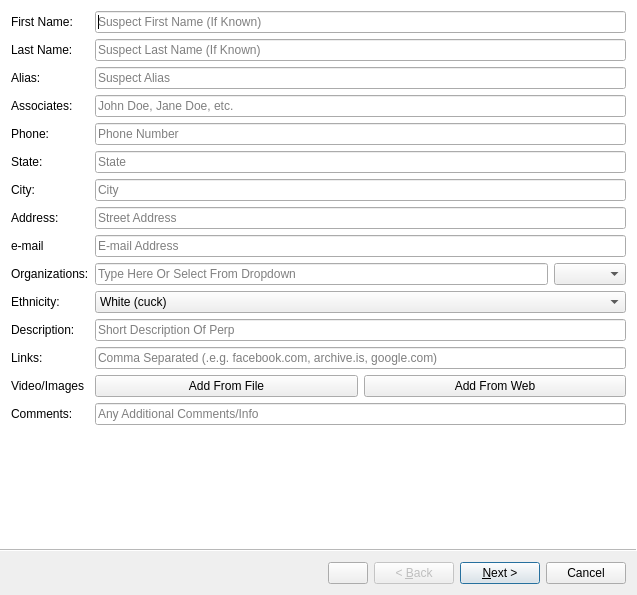
<?xml version="1.0" encoding="UTF-8"?>
<ui version="4.0">
 <class>Wizard</class>
 <widget class="QWizard" name="Wizard">
  <property name="enabled">
   <bool>true</bool>
  </property>
  <property name="geometry">
   <rect>
    <x>0</x>
    <y>0</y>
    <width>637</width>
    <height>595</height>
   </rect>
  </property>
  <property name="windowTitle">
   <string>Wizard</string>
  </property>
  <property name="sizeGripEnabled">
   <bool>false</bool>
  </property>
  <property name="modal">
   <bool>false</bool>
  </property>
  <property name="wizardStyle">
   <enum>QWizard::AeroStyle</enum>
  </property>
  <property name="options">
   <set>QWizard::ExtendedWatermarkPixmap|QWizard::HaveCustomButton1|QWizard::IndependentPages</set>
  </property>
  <widget class="QWizardPage" name="wizardPage1Individual">
   <layout class="QFormLayout" name="formLayout">
    <item row="0" column="0">
     <widget class="QLabel" name="label_15">
      <property name="text">
       <string>First Name:</string>
      </property>
     </widget>
    </item>
    <item row="0" column="1">
     <widget class="QLineEdit" name="indFName">
      <property name="placeholderText">
       <string>Suspect First Name (If Known)</string>
      </property>
     </widget>
    </item>
    <item row="1" column="0">
     <widget class="QLabel" name="label_14">
      <property name="text">
       <string>Last Name:</string>
      </property>
     </widget>
    </item>
    <item row="1" column="1">
     <widget class="QLineEdit" name="indLName">
      <property name="placeholderText">
       <string>Suspect Last Name (If Known)</string>
      </property>
     </widget>
    </item>
    <item row="2" column="0">
     <widget class="QLabel" name="label_4">
      <property name="text">
       <string>Alias:</string>
      </property>
     </widget>
    </item>
    <item row="2" column="1">
     <widget class="QLineEdit" name="indAlias">
      <property name="placeholderText">
       <string>Suspect Alias</string>
      </property>
     </widget>
    </item>
    <item row="3" column="0">
     <widget class="QLabel" name="label_19">
      <property name="text">
       <string>Associates:</string>
      </property>
     </widget>
    </item>
    <item row="3" column="1">
     <widget class="QLineEdit" name="indAssociates">
      <property name="placeholderText">
       <string>John Doe, Jane Doe, etc.</string>
      </property>
     </widget>
    </item>
    <item row="4" column="0">
     <widget class="QLabel" name="label_20">
      <property name="text">
       <string>Phone:</string>
      </property>
     </widget>
    </item>
    <item row="4" column="1">
     <widget class="QLineEdit" name="indPhone">
      <property name="placeholderText">
       <string>Phone Number</string>
      </property>
     </widget>
    </item>
    <item row="5" column="0">
     <widget class="QLabel" name="label_17">
      <property name="text">
       <string>State:</string>
      </property>
     </widget>
    </item>
    <item row="5" column="1">
     <widget class="QLineEdit" name="insState">
      <property name="placeholderText">
       <string>State</string>
      </property>
     </widget>
    </item>
    <item row="6" column="0">
     <widget class="QLabel" name="label_16">
      <property name="text">
       <string>City:</string>
      </property>
     </widget>
    </item>
    <item row="6" column="1">
     <widget class="QLineEdit" name="indCity">
      <property name="placeholderText">
       <string>City</string>
      </property>
     </widget>
    </item>
    <item row="8" column="1">
     <widget class="QLineEdit" name="indZip">
      <property name="placeholderText">
       <string>E-mail Address</string>
      </property>
     </widget>
    </item>
    <item row="10" column="0">
     <widget class="QLabel" name="label_2">
      <property name="text">
       <string>Organizations:</string>
      </property>
     </widget>
    </item>
    <item row="11" column="0">
     <widget class="QLabel" name="label_5">
      <property name="text">
       <string>Ethnicity:</string>
      </property>
     </widget>
    </item>
    <item row="11" column="1">
     <widget class="QComboBox" name="indComboBoxEthnicity">
      <property name="currentText">
       <string>White (cuck)</string>
      </property>
      <item>
       <property name="text">
        <string>White (cuck)</string>
       </property>
      </item>
      <item>
       <property name="text">
        <string>Asian (fish eye, gook)</string>
       </property>
      </item>
      <item>
       <property name="text">
        <string>Mexican (gotta go back)</string>
       </property>
      </item>
      <item>
       <property name="text">
        <string>Black (nigger)</string>
       </property>
      </item>
      <item>
       <property name="text">
        <string>Jewish (kike)</string>
       </property>
      </item>
     </widget>
    </item>
    <item row="12" column="0">
     <widget class="QLabel" name="label_6">
      <property name="text">
       <string>Description:</string>
      </property>
     </widget>
    </item>
    <item row="12" column="1">
     <widget class="QLineEdit" name="indDescription">
      <property name="placeholderText">
       <string>Short Description Of Perp</string>
      </property>
     </widget>
    </item>
    <item row="13" column="0">
     <widget class="QLabel" name="label_3">
      <property name="text">
       <string>Links:</string>
      </property>
     </widget>
    </item>
    <item row="13" column="1">
     <widget class="QLineEdit" name="indLinks">
      <property name="placeholderText">
       <string>Comma Separated (.e.g. facebook.com, archive.is, google.com)</string>
      </property>
     </widget>
    </item>
    <item row="14" column="0">
     <widget class="QLabel" name="label_21">
      <property name="text">
       <string>Video/Images</string>
      </property>
     </widget>
    </item>
    <item row="14" column="1">
     <layout class="QHBoxLayout" name="horizontalLayout">
      <property name="topMargin">
       <number>0</number>
      </property>
      <item>
       <widget class="QPushButton" name="indAddWebBtn">
        <property name="text">
         <string>Add From File</string>
        </property>
       </widget>
      </item>
      <item>
       <widget class="QPushButton" name="indAddFileBtn">
        <property name="text">
         <string>Add From Web</string>
        </property>
       </widget>
      </item>
     </layout>
    </item>
    <item row="15" column="0">
     <widget class="QLabel" name="label_7">
      <property name="text">
       <string>Comments:</string>
      </property>
     </widget>
    </item>
    <item row="15" column="1">
     <widget class="QLineEdit" name="indComments">
      <property name="placeholderText">
       <string>Any Additional Comments/Info</string>
      </property>
     </widget>
    </item>
    <item row="10" column="1">
     <layout class="QHBoxLayout" name="horizontalLayout_3">
      <property name="topMargin">
       <number>0</number>
      </property>
      <item>
       <widget class="QLineEdit" name="lineEdit">
        <property name="placeholderText">
         <string>Type Here Or Select From Dropdown</string>
        </property>
       </widget>
      </item>
      <item>
       <widget class="QComboBox" name="indOrganizations"/>
      </item>
     </layout>
    </item>
    <item row="8" column="0">
     <widget class="QLabel" name="label_12">
      <property name="text">
       <string>e-mail</string>
      </property>
     </widget>
    </item>
    <item row="7" column="0">
     <widget class="QLabel" name="label_8">
      <property name="text">
       <string>Address:</string>
      </property>
     </widget>
    </item>
    <item row="7" column="1">
     <widget class="QLineEdit" name="indAddress">
      <property name="placeholderText">
       <string>Street Address</string>
      </property>
     </widget>
    </item>
   </layout>
  </widget>
  <widget class="QWizardPage" name="wizardPage1Group">
   <layout class="QFormLayout" name="formLayout_2">
    <item row="0" column="0">
     <widget class="QLabel" name="label_32">
      <property name="text">
       <string>Group Name:</string>
      </property>
     </widget>
    </item>
    <item row="0" column="1">
     <widget class="QLineEdit" name="groupName">
      <property name="placeholderText">
       <string>Suspect First Name (If Known)</string>
      </property>
     </widget>
    </item>
    <item row="1" column="0">
     <widget class="QLabel" name="label_25">
      <property name="text">
       <string>Affiliates</string>
      </property>
     </widget>
    </item>
    <item row="1" column="1">
     <widget class="QLineEdit" name="groupAffiliates">
      <property name="placeholderText">
       <string>John Doe, Jane Doe, etc.</string>
      </property>
     </widget>
    </item>
    <item row="2" column="0">
     <widget class="QLabel" name="label_27">
      <property name="text">
       <string>Members</string>
      </property>
     </widget>
    </item>
    <item row="3" column="0">
     <widget class="QLabel" name="label_24">
      <property name="text">
       <string>Phone:</string>
      </property>
     </widget>
    </item>
    <item row="3" column="1">
     <widget class="QLineEdit" name="groupPhone">
      <property name="placeholderText">
       <string>Phone Number</string>
      </property>
     </widget>
    </item>
    <item row="4" column="0">
     <widget class="QLabel" name="label_26">
      <property name="text">
       <string>State:</string>
      </property>
     </widget>
    </item>
    <item row="4" column="1">
     <widget class="QLineEdit" name="groupState">
      <property name="placeholderText">
       <string>State</string>
      </property>
     </widget>
    </item>
    <item row="5" column="0">
     <widget class="QLabel" name="label_36">
      <property name="text">
       <string>City:</string>
      </property>
     </widget>
    </item>
    <item row="5" column="1">
     <widget class="QLineEdit" name="groupCity">
      <property name="placeholderText">
       <string>City</string>
      </property>
     </widget>
    </item>
    <item row="6" column="0">
     <widget class="QLabel" name="label_34">
      <property name="text">
       <string>Zip:</string>
      </property>
     </widget>
    </item>
    <item row="6" column="1">
     <widget class="QLineEdit" name="groupZip">
      <property name="placeholderText">
       <string>Zipcode</string>
      </property>
     </widget>
    </item>
    <item row="7" column="0">
     <widget class="QLabel" name="label_30">
      <property name="text">
       <string>Address:</string>
      </property>
     </widget>
    </item>
    <item row="7" column="1">
     <widget class="QLineEdit" name="groupAddress">
      <property name="placeholderText">
       <string>Street Address</string>
      </property>
     </widget>
    </item>
    <item row="8" column="0">
     <widget class="QLabel" name="label_35">
      <property name="text">
       <string>Donors</string>
      </property>
     </widget>
    </item>
    <item row="8" column="1">
     <widget class="QLineEdit" name="groupDonors">
      <property name="placeholderText">
       <string>Commas Separated (e.g. Max Weinstein, Joe Hanson, etc.)</string>
      </property>
     </widget>
    </item>
    <item row="9" column="0">
     <widget class="QLabel" name="label_22">
      <property name="text">
       <string>NonProfit</string>
      </property>
     </widget>
    </item>
    <item row="9" column="1">
     <widget class="QComboBox" name="groupComboNonprofit">
      <property name="currentText">
       <string>Yes</string>
      </property>
      <item>
       <property name="text">
        <string>Yes</string>
       </property>
      </item>
      <item>
       <property name="text">
        <string>Yes: 501.3c</string>
       </property>
      </item>
      <item>
       <property name="text">
        <string>No</string>
       </property>
      </item>
     </widget>
    </item>
    <item row="10" column="0">
     <widget class="QLabel" name="label_37">
      <property name="text">
       <string>Description:</string>
      </property>
     </widget>
    </item>
    <item row="10" column="1">
     <widget class="QLineEdit" name="groupDescription">
      <property name="placeholderText">
       <string>Short Description Of group</string>
      </property>
     </widget>
    </item>
    <item row="11" column="0">
     <widget class="QLabel" name="label_29">
      <property name="text">
       <string>Website</string>
      </property>
     </widget>
    </item>
    <item row="11" column="1">
     <widget class="QLineEdit" name="links_2">
      <property name="placeholderText">
       <string>Comma Separated (.e.g. facebook.com, archive.is, google.com)</string>
      </property>
     </widget>
    </item>
    <item row="12" column="0">
     <widget class="QLabel" name="label_28">
      <property name="text">
       <string>Video/Images</string>
      </property>
     </widget>
    </item>
    <item row="12" column="1">
     <layout class="QHBoxLayout" name="horizontalLayout_2">
      <property name="topMargin">
       <number>0</number>
      </property>
      <item>
       <widget class="QPushButton" name="groupAddFile">
        <property name="text">
         <string>Add From File</string>
        </property>
       </widget>
      </item>
      <item>
       <widget class="QPushButton" name="groupAddFromWeb">
        <property name="text">
         <string>Add From Web</string>
        </property>
       </widget>
      </item>
     </layout>
    </item>
    <item row="13" column="0">
     <widget class="QLabel" name="label_31">
      <property name="text">
       <string>Comments:</string>
      </property>
     </widget>
    </item>
    <item row="13" column="1">
     <widget class="QLineEdit" name="groupComments">
      <property name="placeholderText">
       <string>Any additional comments</string>
      </property>
     </widget>
    </item>
    <item row="2" column="1">
     <widget class="QComboBox" name="groupMembers">
      <item>
       <property name="text">
        <string>(None)</string>
       </property>
      </item>
      <item>
       <property name="text">
        <string>New Person</string>
       </property>
      </item>
     </widget>
    </item>
   </layout>
   <zorder>groupDescription</zorder>
   <zorder>label_22</zorder>
   <zorder>groupState</zorder>
   <zorder>label_24</zorder>
   <zorder>label_25</zorder>
   <zorder>label_26</zorder>
   <zorder>label_28</zorder>
   <zorder>label_29</zorder>
   <zorder>label_30</zorder>
   <zorder>groupAffiliates</zorder>
   <zorder>links_2</zorder>
   <zorder>label_32</zorder>
   <zorder>groupZip</zorder>
   <zorder>groupCity</zorder>
   <zorder>groupAddress</zorder>
   <zorder>label_34</zorder>
   <zorder>label_35</zorder>
   <zorder>groupName</zorder>
   <zorder>groupComboNonprofit</zorder>
   <zorder>label_36</zorder>
   <zorder>label_37</zorder>
   <zorder>groupDonors</zorder>
   <zorder>groupPhone</zorder>
   <zorder>label_31</zorder>
   <zorder>groupComments</zorder>
   <zorder>label_27</zorder>
   <zorder>groupMembers</zorder>
  </widget>
  <widget class="QWizardPage" name="wizardPage1Event">
   <layout class="QFormLayout" name="formLayout_3">
    <item row="0" column="0">
     <widget class="QLabel" name="label_33">
      <property name="text">
       <string>Event:</string>
      </property>
     </widget>
    </item>
    <item row="0" column="1">
     <widget class="QLineEdit" name="eventTitle"/>
    </item>
    <item row="1" column="0">
     <widget class="QLabel" name="label_48">
      <property name="text">
       <string>First Name:</string>
      </property>
     </widget>
    </item>
    <item row="1" column="1">
     <widget class="QLineEdit" name="eventFName">
      <property name="placeholderText">
       <string>Suspect First Name (If Known)</string>
      </property>
     </widget>
    </item>
    <item row="2" column="0">
     <widget class="QLabel" name="label_43">
      <property name="text">
       <string>Last Name:</string>
      </property>
     </widget>
    </item>
    <item row="2" column="1">
     <widget class="QLineEdit" name="eventLName">
      <property name="placeholderText">
       <string>Suspect Last Name (If Known)</string>
      </property>
     </widget>
    </item>
    <item row="3" column="0">
     <widget class="QLabel" name="label_49">
      <property name="text">
       <string>Alias:</string>
      </property>
     </widget>
    </item>
    <item row="3" column="1">
     <widget class="QLineEdit" name="eventAlias">
      <property name="placeholderText">
       <string>Suspect Alias</string>
      </property>
     </widget>
    </item>
    <item row="4" column="0">
     <widget class="QLabel" name="label_41">
      <property name="text">
       <string>Associates:</string>
      </property>
     </widget>
    </item>
    <item row="4" column="1">
     <widget class="QLineEdit" name="eventAssociates">
      <property name="placeholderText">
       <string>John Doe, Jane Doe, etc.</string>
      </property>
     </widget>
    </item>
    <item row="5" column="0">
     <widget class="QLabel" name="label_51">
      <property name="text">
       <string>Organizations:</string>
      </property>
     </widget>
    </item>
    <item row="6" column="0">
     <widget class="QLabel" name="label_53">
      <property name="text">
       <string>Description:</string>
      </property>
     </widget>
    </item>
    <item row="6" column="1">
     <widget class="QLineEdit" name="eventDescription">
      <property name="placeholderText">
       <string>Short description of perp</string>
      </property>
     </widget>
    </item>
    <item row="7" column="0">
     <widget class="QLabel" name="label_45">
      <property name="text">
       <string>Links:</string>
      </property>
     </widget>
    </item>
    <item row="7" column="1">
     <widget class="QLineEdit" name="eventLinks">
      <property name="placeholderText">
       <string>Comma Separated (.e.g. facebook.com, archive.is, google.com)</string>
      </property>
     </widget>
    </item>
    <item row="8" column="0">
     <widget class="QLabel" name="label_44">
      <property name="text">
       <string>Video/Images</string>
      </property>
     </widget>
    </item>
    <item row="8" column="1">
     <layout class="QHBoxLayout" name="horizontalLayout_5">
      <property name="topMargin">
       <number>0</number>
      </property>
      <item>
       <widget class="QPushButton" name="eventAddFileBtn">
        <property name="text">
         <string>Add From File</string>
        </property>
       </widget>
      </item>
      <item>
       <widget class="QPushButton" name="eventAddWebBtn">
        <property name="text">
         <string>Add From Web</string>
        </property>
       </widget>
      </item>
     </layout>
    </item>
    <item row="9" column="0">
     <widget class="QLabel" name="label_47">
      <property name="text">
       <string>Comments:</string>
      </property>
     </widget>
    </item>
    <item row="9" column="1">
     <widget class="QLineEdit" name="eventComments">
      <property name="placeholderText">
       <string>Any additional comments</string>
      </property>
     </widget>
    </item>
    <item row="5" column="1">
     <layout class="QHBoxLayout" name="horizontalLayout_4">
      <item>
       <widget class="QLineEdit" name="eventOrgs"/>
      </item>
      <item>
       <widget class="QComboBox" name="eventOrgsDisplay"/>
      </item>
     </layout>
    </item>
   </layout>
  </widget>
  <widget class="QWizardPage" name="wizardPageCrime">
   <layout class="QFormLayout" name="formLayout_4">
    <item row="0" column="0">
     <widget class="QLabel" name="label_9">
      <property name="text">
       <string>Perpetrator:</string>
      </property>
     </widget>
    </item>
    <item row="1" column="0">
     <widget class="QLabel" name="label">
      <property name="text">
       <string>Crime:</string>
      </property>
     </widget>
    </item>
    <item row="1" column="1">
     <widget class="QLineEdit" name="crimeCrime">
      <property name="placeholderText">
       <string>What Crime Occured?</string>
      </property>
     </widget>
    </item>
    <item row="2" column="0">
     <widget class="QLabel" name="label_10">
      <property name="text">
       <string>Links:</string>
      </property>
     </widget>
    </item>
    <item row="2" column="1">
     <widget class="QLineEdit" name="eventLinks_2">
      <property name="placeholderText">
       <string>Comma Separated (.e.g. facebook.com, archive.is, google.com)</string>
      </property>
     </widget>
    </item>
    <item row="3" column="1">
     <widget class="QCheckBox" name="checkBox">
      <property name="text">
       <string>Auto Archive?</string>
      </property>
     </widget>
    </item>
    <item row="4" column="0">
     <widget class="QLabel" name="label_11">
      <property name="text">
       <string>Date:</string>
      </property>
     </widget>
    </item>
    <item row="4" column="1">
     <widget class="QDateTimeEdit" name="dateTimeEdit"/>
    </item>
    <item row="5" column="0">
     <widget class="QLabel" name="label_61">
      <property name="text">
       <string>Video/Images</string>
      </property>
     </widget>
    </item>
    <item row="5" column="1">
     <layout class="QHBoxLayout" name="horizontalLayout_7">
      <property name="topMargin">
       <number>0</number>
      </property>
      <item>
       <widget class="QPushButton" name="crimeAddWebBtn">
        <property name="text">
         <string>Add From Web</string>
        </property>
       </widget>
      </item>
      <item>
       <widget class="QPushButton" name="crimeAddFileBtn">
        <property name="text">
         <string>Add From File</string>
        </property>
       </widget>
      </item>
     </layout>
    </item>
    <item row="6" column="0">
     <widget class="QLabel" name="label_59">
      <property name="text">
       <string>Description:</string>
      </property>
     </widget>
    </item>
    <item row="6" column="1">
     <widget class="QLineEdit" name="eventCrime_2">
      <property name="placeholderText">
       <string>Description Of Crime</string>
      </property>
     </widget>
    </item>
    <item row="8" column="0">
     <widget class="QLabel" name="label_66">
      <property name="text">
       <string>Comments:</string>
      </property>
     </widget>
    </item>
    <item row="8" column="1">
     <widget class="QLineEdit" name="crimeComments">
      <property name="placeholderText">
       <string>Any additional comments</string>
      </property>
     </widget>
    </item>
    <item row="0" column="1">
     <layout class="QHBoxLayout" name="horizontalLayout_8">
      <item>
       <widget class="QLineEdit" name="crimePerp"/>
      </item>
      <item>
       <widget class="QComboBox" name="comboBox"/>
      </item>
     </layout>
    </item>
   </layout>
  </widget>
  <widget class="QWizardPage" name="wizardPage_3">
   <widget class="QPushButton" name="runAllVideo_2">
    <property name="geometry">
     <rect>
      <x>320</x>
      <y>476</y>
      <width>300</width>
      <height>27</height>
     </rect>
    </property>
    <property name="accessibleName">
     <string>&lt;html&gt;&lt;head/&gt;&lt;body&gt;&lt;p&gt;Perform All Tests (recommended).&lt;/p&gt;&lt;/body&gt;&lt;/html&gt;</string>
    </property>
    <property name="text">
     <string>Run All Tests</string>
    </property>
   </widget>
   <widget class="QPushButton" name="runFacialRecog_2">
    <property name="geometry">
     <rect>
      <x>320</x>
      <y>443</y>
      <width>300</width>
      <height>27</height>
     </rect>
    </property>
    <property name="accessibleName">
     <string>&lt;html&gt;&lt;head/&gt;&lt;body&gt;&lt;p&gt;Perform Facial Recognition On Images And Videos In Your Database.&lt;/p&gt;&lt;/body&gt;&lt;/html&gt;</string>
    </property>
    <property name="text">
     <string>Run Facial Recognition</string>
    </property>
   </widget>
   <widget class="QPushButton" name="findOnline_2">
    <property name="geometry">
     <rect>
      <x>320</x>
      <y>410</y>
      <width>300</width>
      <height>27</height>
     </rect>
    </property>
    <property name="accessibleName">
     <string>&lt;html&gt;&lt;head/&gt;&lt;body&gt;&lt;p&gt;Search Your Databases And The Web For Image Matches.&lt;/p&gt;&lt;/body&gt;&lt;/html&gt;</string>
    </property>
    <property name="text">
     <string>Reverse Image Search</string>
    </property>
   </widget>
   <widget class="QListView" name="listView">
    <property name="geometry">
     <rect>
      <x>20</x>
      <y>10</y>
      <width>611</width>
      <height>381</height>
     </rect>
    </property>
   </widget>
  </widget>
  <widget class="QWizardPage" name="wizardPage_2">
   <layout class="QGridLayout" name="gridLayout_2">
    <item row="3" column="4">
     <widget class="QTableView" name="tableViewMatch"/>
    </item>
    <item row="2" column="0">
     <widget class="QLabel" name="label_40">
      <property name="text">
       <string>Matches</string>
      </property>
     </widget>
    </item>
    <item row="1" column="0" colspan="2">
     <widget class="QGraphicsView" name="imageViewOrig"/>
    </item>
    <item row="3" column="0" colspan="2">
     <widget class="QGraphicsView" name="imageViewMatch"/>
    </item>
    <item row="0" column="1">
     <widget class="QLabel" name="label_55">
      <property name="text">
       <string>Remaining</string>
      </property>
     </widget>
    </item>
    <item row="1" column="4">
     <widget class="QTableView" name="tableViewOrig"/>
    </item>
    <item row="0" column="4">
     <widget class="QLCDNumber" name="lcdNumber_3">
      <property name="frameShape">
       <enum>QFrame::StyledPanel</enum>
      </property>
      <property name="frameShadow">
       <enum>QFrame::Sunken</enum>
      </property>
      <property name="digitCount">
       <number>9</number>
      </property>
      <property name="intValue" stdset="0">
       <number>999999999</number>
      </property>
     </widget>
    </item>
    <item row="2" column="4">
     <layout class="QHBoxLayout" name="horizontalLayout_6">
      <item>
       <widget class="QPushButton" name="createNewBtn">
        <property name="text">
         <string>Create New</string>
        </property>
       </widget>
      </item>
      <item>
       <widget class="QPushButton" name="mergeBtn">
        <property name="text">
         <string>Append Existing</string>
        </property>
       </widget>
      </item>
     </layout>
    </item>
   </layout>
  </widget>
 </widget>
 <resources/>
 <connections/>
</ui>
